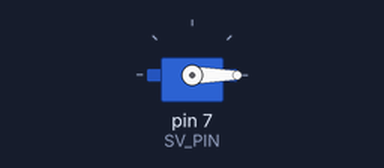
Recording of a sketch running on a simulated Arduino Uno, built with avr-gcc and run on an emulated ATmega328P. Parts: servo.

Above: at 0.05 s.
Timing chart, 0 to 4.6 s (numbered marks = the images above):
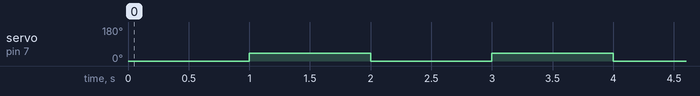

Measured:
- by itself, servo on pin 7 (SV_PIN): alternates 40° for 1.0 s and 0° for 1.0 s

The sketch:

sketch_oct13a.ino
```cpp
// https://burariweb.info

#include <Servo.h>      // Servoライブラリの読み込み

Servo myservo;          // Servoオブジェクトの宣言
const int SV_PIN = 7;   // サーボモーターをデジタルピン7に

void setup(){

  myservo.attach(SV_PIN, 500, 2400);  // サーボの割当(パルス幅500~2400msに指定)

}

void loop(){

  myservo.write(0);    // サーボモーターを0度の位置まで動かす
  delay(1000);

  myservo.write(40);   // サーボモーターを90度の位置まで動かす
  delay(1000);


}
```
